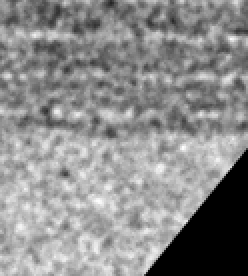
#> input picture roi_images/strip_0.png, 124 x 138 px (shown 2 times larger); its folder holds only this picture in this run
$ jupyter execute --allow-errors 7_gapfinder_processing.ipynb
#> lines starting #> are read from the running program, lines starting #| are printed output that depends on the picture; after the words box and inside, x2 and y2 are one past the last pixel; in counts of white or black regions, pixels touching at a corner belong together
[cell 1]
import pandas
import numpy
import matplotlib.pyplot as plt
import cv2
import os
import pandas
import numpy
import matplotlib.pyplot as plt
import cv2
import os
import glob

# Project Overview

## Part 1. Thresholding the image strips

Load the custom strips into the notebook and threshold them to get the binary images.

[cell 2]
def load_gray_image(image_path):
    image = cv2.imread(image_path)
    gray = cv2.cvtColor(image, cv2.COLOR_BGR2GRAY)
    return gray

def equalize_image(image, clip_low=100, clip_high=255):
    equalized = cv2.equalizeHist(image)
    equalized = numpy.clip(equalized, clip_low, clip_high)
    return equalized

def get_image_metadata(image_path):
    # get the image name
    image_name = os.path.basename(image_path)
    # get the metadata for that image
    image_metadata = metadata[metadata["strip_filename"] == image_name]
    return image_metadata

[cell 3]
# get a list of all images
images = glob.glob("roi_images/*.png")
print(f"Found {len(images)} images")

# load the metadata
metadata = pandas.read_csv("roi_metadata.csv")
#> (reads roi_metadata.csv from the repository)

# print the size of the metadata
print(f"Metadata contains {len(metadata)} images")

# print the image metadata for the first image
print(f"Image 0 metadata:")
print(get_image_metadata(images[0]))


meta_df = {"images": images,
           "clip_low": 75,
           "clip_high": 255,
           "min_area": 100,
           "max_area": 1e100,
           "k0": 2, # kernel dimensions y
           "k1": 5, # kernel dimensions x
           "opening_iterations": 1,
           "closing_iterations": 3,
           "threshold_type": "otsu",
           "th_min_value": 0,
            "th_max_value": 255,
           "th_block_size": 15,
           "th_constant": 2,}

for item in meta_df:
    print(item, meta_df[item])

## Display our custom strips

[cell 4]
# plot all of the images in a grid
plt.figure(figsize=(9, 9))
plt.suptitle("raw image strips")
#> (the rest of this cell did not finish here and is left out)

#> in load_gray_image, image is the input picture: shape (138, 124, 3); min 0, max 254, mean 139.6
    plt.imshow(image, cmap="gray")
    plt.axis("off")

## Display all of the strips, with balanced and clipped scale

[cell 5]
# plot all of the images in a grid
plt.figure(figsize=(9, 9))
plt.suptitle("clipped image strips")
#> (the rest of this cell did not finish here and is left out)

    image = equalize_image(image, clip_low=0, clip_high=130)
#> in equalize_image, `equalized = cv2.equalizeHist(image)`:
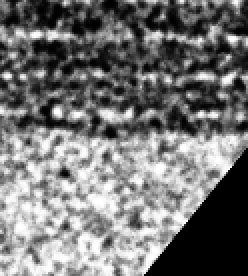
#> equalized: shape (138, 124) (shown 2 times larger); min 0, max 255, mean 116.2
#> in equalize_image, `equalized = numpy.clip(equalized, clip_low, clip_high)`:
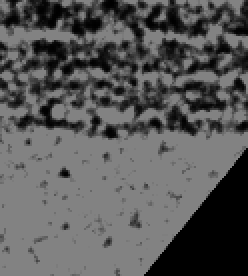
#> equalized: shape (138, 124) (shown 2 times larger); min 0, max 130, mean 88
    plt.imshow(image, cmap="gray")
    plt.axis("off")

## Threshold the image using the Otsu method

The Otus method is a simple and effective way to threshold an image. It calculates the threshold value based on the histogram of the image. The threshold value is the value that minimizes the intra-class variance of the two classes.

[cell 6]
# threshold the image using a smart thresholding technique

clip_low, clip_high = 0, 130

def threshold_image(image, threshold_type=cv2.THRESH_BINARY, block_size=15, constant=2):
    _, thresholded = cv2.threshold(image, 0, 255, threshold_type + cv2.THRESH_OTSU)
    return thresholded

image = load_gray_image(images[0])
equalized = equalize_image(image, clip_low=clip_low, clip_high=clip_high)
thresholded = threshold_image(equalized, threshold_type=cv2.THRESH_BINARY, block_size=15, constant=2)
#> in threshold_image, `_, thresholded = cv2.threshold(image, 0, 255, threshold_type + cv2.THR..`:
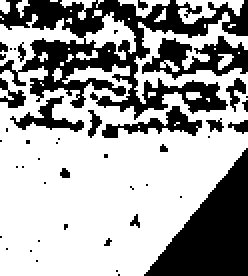
#> thresholded: shape (138, 124) (shown 2 times larger); 64.2% white; 45 black regions (34 under 20 px), largest, box (x1, y1, x2, y2) and area: (0, 0, 124, 60) 2919, (72, 74, 124, 138) 1692, (71, 18, 124, 40) 555

# plot the thresholded image
plt.figure(figsize=(5, 5))
plt.imshow(thresholded, cmap="gray")
plt.axis("off")
plt.title("Otsu Thresholded Image")

## Cleaning the strips
Our strips are not perfect, so we need to clean them up a bit. We will use morphological operations to remove small noise and fill in small holes.

The main imperfections seem to be in the non-lumen areas. In the non-lumen (darker) areas, we have some small white spots that we need to remove. We can do this by using a morphological opening operation. This operation will remove small white spots in the image.

## Inverted, cleaned, and thresholded strips

#> (a cell that did not finish here is left out)

[cell 8]
import random

# I have 9 images that will be processed. Each will result in a row of 6 images.

# choose a random image
# random.seed(0)
# image_number = random.randint(0, len(images) - 1)
# print(f"Image number: {image_number}")
#> (the rest of this cell did not finish here and is left out)

    equalized = equalize_image(image, clip_low=0, clip_high=100)
#> call 3 of equalize_image, with clip_low = 0, clip_high = 100
#> in equalize_image (call 3), `equalized = numpy.clip(equalized, clip_low, clip_high)`:
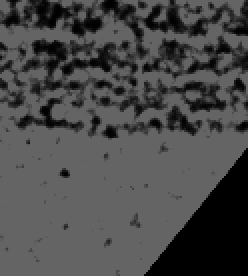
#> equalized: shape (138, 124) (shown 2 times larger); min 0, max 100, mean 73
    thresholded = threshold_image(equalized, threshold_type=cv2.THRESH_BINARY, block_size=15, constant=2)
#> in threshold_image (call 2), `_, thresholded = cv2.threshold(image, 0, 255, threshold_type + cv2.THR..`: thresholded: shape (138, 124); 70.7% white; 68 black regions (44 under 20 px), largest, box (x1, y1, x2, y2) and area: (72, 74, 124, 138) 1689, (50, 0, 124, 30) 614, (0, 0, 51, 19) 475
#> `closing1 = cv2.morphologyEx(thresholded, cv2.MORPH_CLOSE, kernel, iter..`: closing1: shape (138, 124); 30.6% white; 48 white regions (29 under 20 px), largest, box (x1, y1, x2, y2) and area: (72, 74, 124, 138) 1689, (11, 18, 124, 48) 1108, (50, 0, 124, 30) 664
#> `opening = cv2.morphologyEx(closing1, cv2.MORPH_OPEN, kernel, iteration..`:
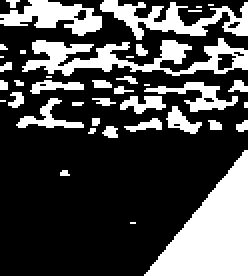
#> opening: shape (138, 124) (shown 2 times larger); 29.4% white; 40 white regions (19 under 20 px)
    thresholded = cv2.bitwise_not(thresholded)

    # create a custom kernel that is a line with a wider horizontal component, to detect the horizontal lines in the image
    kernel = numpy.ones((1, 3), numpy.uint8)

    # remove small white spots in the image
    closing1 = cv2.morphologyEx(thresholded, cv2.MORPH_CLOSE, kernel, iterations=1)
    opening = cv2.morphologyEx(closing1, cv2.MORPH_OPEN, kernel, iterations=1)
    closing2 = cv2.morphologyEx(opening, cv2.MORPH_CLOSE, kernel, iterations=1)

    # plot the raw image, the thresholded image, and the opened image
    plt.figure(figsize=(15, 10))

    plt.subplot(1, 6, 1)
    plt.imshow(image, cmap="gray")
    plt.axis("off")
    plt.title("Original Image")

    plt.subplot(1, 6, 2)
    plt.imshow(equalized, cmap="gray")
    plt.axis("off")
    plt.title("Equalized Image")

    plt.subplot(1, 6, 3)
    plt.imshow(thresholded, cmap="gray")
    plt.axis("off")
    plt.title("Thresholded Image")

    plt.subplot(1, 6, 4)
    plt.imshow(closing1, cmap="gray")
    plt.axis("off")
    plt.title("Closed Image 1")

    plt.subplot(1, 6, 5)
    plt.imshow(opening, cmap="gray")
    plt.axis("off")
    plt.title("Opened Image")

    plt.subplot(1, 6, 6)
    plt.imshow(closing2, cmap="gray")
    plt.axis("off")
    plt.title("Closed Image 2")

## Inverted, open, close, open

[cell 9]
import random

# choose a random image
# random.seed(0)
# image_number = random.randint(0, len(images) - 1)
# print(f"Image number: {image_number}")
image_number = 3

#> (the rest of this cell did not finish here and is left out)

## now we need to create contours for the objects, and filter out the small ones

#> (a cell that did not finish here is left out)

    thresholded = threshold_image(equalized, threshold_type=cv2.THRESH_BINARY, block_size=15, constant=2)
#> `contours, _ = cv2.findContours(closing2, cv2.RETR_EXTERNAL, cv2.CHAIN_..`: contours = 40 contours, 26 with area under 20; largest, box (x1, y1, x2, y2) and area: (72, 75, 124, 138) 1599, (11, 19, 124, 38) 812, (50, 0, 124, 20) 490, (0, 0, 51, 18) 426, (72, 41, 119, 56) 190
#> `filtered_contours = [c for c in contours if min_area < cv2.contourArea..`: filtered_contours = 22 contours, 8 with area under 20; largest, box (x1, y1, x2, y2) and area: (72, 75, 124, 138) 1599, (11, 19, 124, 38) 812, (50, 0, 124, 20) 490, (0, 0, 51, 18) 426, (72, 41, 119, 56) 190
#> `cv2.drawContours(contour_image, filtered_contours, -1, (255, 255, 255)..`: contour_image: shape (138, 124); 9.6% white in thin lines or dots
#> `cv2.drawContours(contour_image, filtered_contours, -1, (255, 0, 0), 1)`:
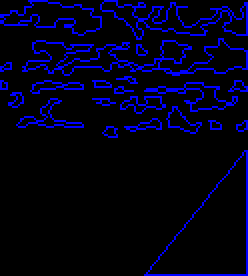
#> contour_image: shape (138, 124, 3) (shown 2 times larger); mean of channels 0, 1, 2 24.6, 0, 0; drawn as B, G, R
#> `overlay = cv2.addWeighted(rgb_image, 0.5, contour_image, 0.5, 0)`:
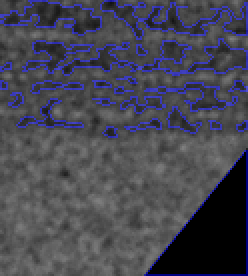
#> overlay: shape (138, 124, 3) (shown 2 times larger); mean B, G, R 82.1, 69.8, 69.8
    thresholded = cv2.bitwise_not(thresholded)

    # create a custom kernel that is a line with a wider horizontal component, to detect the horizontal lines in the image
    kernel = numpy.ones((1, 3), numpy.uint8)

    # remove small white spots in the image
    closing1 = cv2.morphologyEx(thresholded, cv2.MORPH_CLOSE, kernel, iterations=1)
    opening = cv2.morphologyEx(closing1, cv2.MORPH_OPEN, kernel, iterations=1)
    closing2 = cv2.morphologyEx(opening, cv2.MORPH_CLOSE, kernel, iterations=1)

    # find the contours in the image
    contours, _ = cv2.findContours(closing2, cv2.RETR_EXTERNAL, cv2.CHAIN_APPROX_SIMPLE)

    # filter by area
    min_area = 10
    max_area = 1e100
    filtered_contours = [c for c in contours if min_area < cv2.contourArea(c) < max_area]

    # draw the contours on the image
    contour_image = numpy.zeros_like(image)
    cv2.drawContours(contour_image, filtered_contours, -1, (255, 255, 255), 1)

    # create rgb copy of original image
    rgb_image = cv2.cvtColor(image, cv2.COLOR_GRAY2RGB)

    # create a red contour image
    contour_image = numpy.zeros_like(rgb_image)

    cv2.drawContours(contour_image, filtered_contours, -1, (255, 0, 0), 1)

    # create an image with the RGB image and the contour image overlaid
    overlay = cv2.addWeighted(rgb_image, 0.5, contour_image, 0.5, 0)

    # plot the rgb_image, the contour image, and then the overlay
    plt.figure(figsize=(10, 10))
    plt.subplot(1, 4, 1)
    plt.imshow(rgb_image)
    plt.axis("off")
    plt.title("Image")

    plt.subplot(1, 4, 2)
    plt.imshow(closing2, cmap="gray")
    plt.axis("off")
    plt.title("Closing Image")

    plt.subplot(1, 4, 3)
    plt.imshow(contour_image)
    plt.axis("off")
    plt.title("Contour Image")

    plt.subplot(1, 4, 4)
    plt.imshow(overlay)
    plt.axis("off")
    plt.title("Overlay Image")

    plt.savefig(f"output/contours_{image_number}.png")

## Function to do all the things

[cell 11]
def load_gray_image(image_path):
    image = cv2.imread(image_path)
    gray = cv2.cvtColor(image, cv2.COLOR_BGR2GRAY)
    return gray

def equalize_image(image, clip_low=100, clip_high=255):
    equalized = cv2.equalizeHist(image)
    equalized = numpy.clip(equalized, clip_low, clip_high)
    return equalized

def process_image_strip(image_path: str, metadata: dict) -> dict:
    # load the image
    image = load_gray_image(image_path)

    print(f"Processing {image_path}")
    # equalize the image
    equalized = equalize_image(image, metadata["clip_low"], metadata["clip_high"])


    # threshold the image
    if metadata["threshold_type"] == "otsu":
        _, thresholded = cv2.threshold(image, metadata["th_min_value"], metadata["th_max_value"], cv2.THRESH_BINARY + cv2.THRESH_OTSU)
    else:
        thresholded = cv2.adaptiveThreshold(equalized, metadata["th_max_value"], cv2.ADAPTIVE_THRESH_GAUSSIAN_C, cv2.THRESH_BINARY, metadata["th_block_size"], metadata["th_constant"])

    # create a custom kernel that is a line with a wider horizontal component, to detect the horizontal lines in the image
    kernel = numpy.ones((metadata["k0"], metadata["k1"]), numpy.uint8)

    # remove small white spots in the image
    opening = cv2.morphologyEx(thresholded, cv2.MORPH_OPEN, kernel, iterations=metadata["opening_iterations"])
    closing = cv2.morphologyEx(opening, cv2.MORPH_CLOSE, kernel, iterations=metadata["closing_iterations"])

    # find the contours in the image
    contours, _ = cv2.findContours(closing, cv2.RETR_EXTERNAL, cv2.CHAIN_APPROX_SIMPLE)

    # filter by area
    filtered_contours = [c for c in contours if metadata["min_area"] < cv2.contourArea(c) <  metadata["max_area"]]

    return {"image": image, "equalized": equalized, "thresholded": thresholded, "closing": closing, "filtered_contours": filtered_contours, "raw_image": cv2.imread(image_path)}

[cell 12]
trial_number = 0
base_filepath =  f"output/trial_{trial_number}"
equalized_filepath = f"{base_filepath}/equalized"
contours_filepath =  f"{base_filepath}/contours"
comparison_filepath =  f"{base_filepath}/comparison"
overlay_filepath =  f"{base_filepath}/overlay"
thresholded_filepath =  f"{base_filepath}/thresholded"
strips_filepath = f"roi_images"
output_strips_filepath = f"{base_filepath}/strips"
images = glob.glob(f"{strips_filepath}/*.png")

contour_thickness = -1 # -1 to have the contour filled

# ensure that the directories exist
os.makedirs(contours_filepath, exist_ok=True)
os.makedirs(comparison_filepath, exist_ok=True)
os.makedirs(overlay_filepath, exist_ok=True)
os.makedirs(thresholded_filepath, exist_ok=True)
os.makedirs(output_strips_filepath, exist_ok=True)
os.makedirs(equalized_filepath, exist_ok=True)

# load the roi_metadata
metadata = pandas.read_csv("roi_metadata.csv")

# save it to the output directory
metadata.to_csv(f"{base_filepath}/roi_metadata.csv", index=False)

# - image name
# - equalize histogram parameters, clip_low, clip_high
# - Otsu thresholding parameters
# - contour min and max area used for thresholding
# # - opening and closing kernel size and iterations
files_str = ", ".join(images)
meta_df = {"images": files_str,
           "clip_low": 0,
           "clip_high": 130,
           "min_area": 10,
           "max_area": 1e100,
           "k0": 1, # kernel dimensions y
           "k1": 3, # kernel dimensions x
           "opening_iterations": 1,
           "closing_iterations": 3,
           "threshold_type": "otsu",
           "th_min_value": 0,
            "th_max_value": 255,
           "th_block_size": 15,
           "th_constant": 2,}

# write out the metadata as a json file
import json
with open(f"{base_filepath}/processing_metadata.json", "w") as f:
    f.write(json.dumps(meta_df, indent=4))


for filename in images[:10]:
    print(filename)

    # save to output strips
    cv2.imwrite(f"{output_strips_filepath}/{os.path.basename(filename)}", cv2.imread(filename))

    processed = process_image_strip(filename, meta_df)
#> in process_image_strip, `_, thresholded = cv2.threshold(image, metadata["th_min_value"], metada..`: thresholded: shape (138, 124); 87.7% white; 56 black regions (48 under 20 px), largest, box (x1, y1, x2, y2) and area: (72, 74, 124, 138) 1671, (24, 3, 32, 14) 38, (18, 21, 32, 29) 37
#> in process_image_strip, `opening = cv2.morphologyEx(thresholded, cv2.MORPH_OPEN, kernel, iterat..`: opening: shape (138, 124); 87.6% white; 51 black regions (42 under 20 px), largest, box (x1, y1, x2, y2) and area: (72, 74, 124, 138) 1671, (18, 21, 32, 29) 42, (24, 3, 32, 14) 38
#> in process_image_strip, `closing = cv2.morphologyEx(opening, cv2.MORPH_CLOSE, kernel, iteration..`:
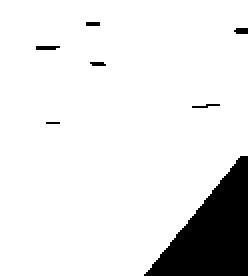
#> closing: shape (138, 124) (shown 2 times larger); 89.7% white; 7 black regions (5 under 20 px)
#> in process_image_strip, `contours, _ = cv2.findContours(closing, cv2.RETR_EXTERNAL, cv2.CHAIN_A..`: contours = 1 contour; box (x1, y1, x2, y2) and area: (0, 0, 124, 138) 15188
#> in process_image_strip, `filtered_contours = [c for c in contours if metadata["min_area"] < cv2..`: filtered_contours has the same summary as contours
#> processed = 6 items

    print(processed["closing"].shape)
#| (138, 124)
    print(processed["image"].shape)
#| (138, 124)

    image_name = os.path.basename(filename)
    cv2.imwrite(f"{thresholded_filepath}/{image_name}", processed["thresholded"])

    image = processed["image"]
    cv2.imwrite(f"{equalized_filepath}/{image_name}", image)

    filtered_contours = processed["filtered_contours"]
#> filtered_contours has the same summary as contours in process_image_strip
    raw_image = processed["raw_image"]
    raw_image = cv2.cvtColor(raw_image, cv2.COLOR_BGR2RGB)

    # draw the contours on the image
    contour_image = numpy.zeros_like(image)
    cv2.drawContours(contour_image, filtered_contours, -1, (255, 255, 255), contour_thickness)
#> contour_image: shape (138, 124); 90.2% white; 2 black regions (1 under 20 px), largest, box (x1, y1, x2, y2) and area: (72, 78, 124, 138) 1664

    # save the contour image
    cv2.imwrite(f"{contours_filepath}/{image_name}", contour_image)

    # create rgb copy of original image
    rgb_image = cv2.cvtColor(image, cv2.COLOR_GRAY2RGB)

    # # create a red contour image
    contour_image = numpy.zeros_like(rgb_image)

    cv2.drawContours(contour_image, filtered_contours, -1, (0, 0, 255), contour_thickness)
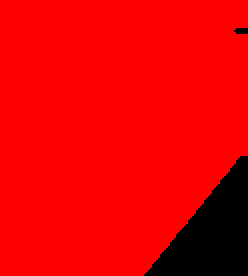
#> contour_image: shape (138, 124, 3) (shown 2 times larger); mean of channels 0, 1, 2 0, 0, 229.9; drawn as B, G, R

    # create an image with the RGB image and the contour image overlaid
    overlay = cv2.addWeighted(rgb_image, 0.5, contour_image, 0.5, 0)
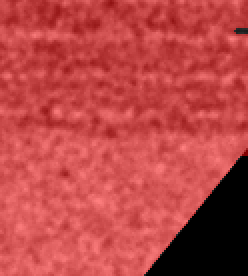
#> overlay: shape (138, 124, 3) (shown 2 times larger); mean B, G, R 69.8, 69.8, 184.8

    cv2.imwrite(f"{overlay_filepath}/{image_name}", overlay)

    # plot the rgb_image, the contour image, and then the overlay. The figsize should be wider than it is tall
    plt.figure(figsize=(12, 4))

    plt.subplot(1, 4, 1)
    plt.imshow(raw_image)
    plt.axis("off")
    plt.title("Raw Image")

    plt.subplot(1, 4, 2)
    plt.imshow(rgb_image)
    plt.axis("off")
    plt.title("Image")

    plt.subplot(1, 4, 3)
    plt.imshow(contour_image)
    plt.axis("off")
    plt.title("Contour Image")

    plt.subplot(1, 4, 4)
    plt.imshow(overlay)
    plt.axis("off")
    plt.title("Overlay Image")

    plt.savefig(f"{comparison_filepath}/{image_name}")
#> figure, not shown here; B, G, R data is drawn as R, G, B
